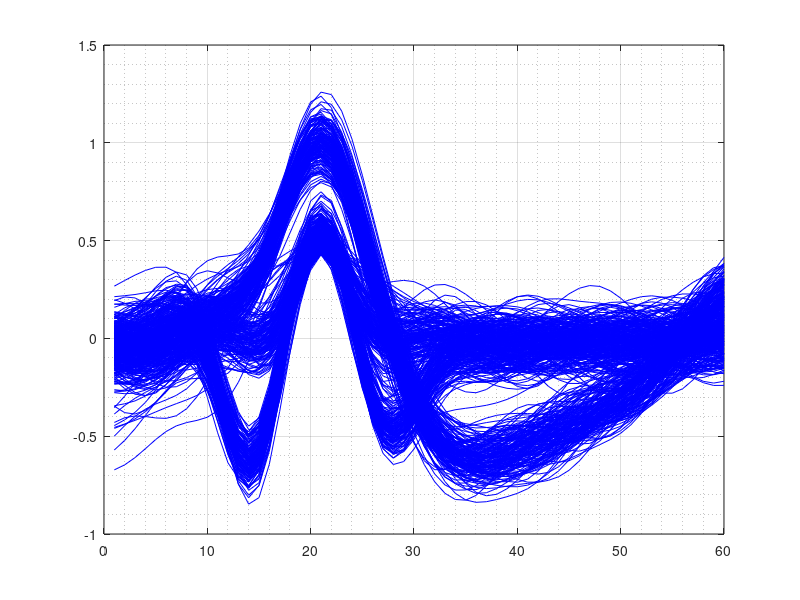

MATLAB code for this plot: (Note: this script raises an error after producing the figure.)
clc
clear 
close all
%% ========================================================================
%  Author          : Mohammad Norizadeh Cherloo
%  Website         : https://onlinebme.com/
%  GitHub          : https://github.com/Mohammad-Norizadeh-Cherloo
%  Google Scholar  : https://scholar.google.com/citations?user=fIKpYm8AAAAJ
%  
%  Project         : Neural Spike Sorting
%  Algorithm       : K-Means Clustering – from scratch
%  
%  Description     : Application of K-Means for clustering action potential 
%                    waveforms (spikes) directly in the original 
%                    high-dimensional space (length 60).
%                    Part of the comprehensive Pattern Recognition & 
%                    Machine Learning course.
%  
%  Full video course (theory + equations + step-by-step implementation):
%  https://onlinebme.com/product/pattern-season08-clustering/
%  https://onlinebme.com/product-category/machine-learning
%  
%  For the complete mathematical background and video explanations, 
%  please visit OnlineBME.
%% ========================================================================
load Spikes
figure
plot(Spikes,'b','linewidth',0.1)
hold on
grid on
grid minor
%%  clustering spikes, spike sorting 
k=3;
Nepoch=50;
% data= Spikes;
[labels,centers] = mykmeans(Spikes,k,Nepoch);
%%
indx1= find(labels==1);
indx2= find(labels==2);
indx3= find(labels==3);
figure
subplot(2,3,[1 3])
plot(Spikes,'k','linewidth',0.1)
grid on
grid minor

subplot(2,3,4)
plot(Spikes(:,indx1),'b','linewidth',0.1)
grid on
grid minor
hold on
plot(centers(:,1),'k','linewidth',3)


subplot(2,3,5)
plot(Spikes(:,indx2),'r','linewidth',0.1)
grid on
grid minor
hold on
plot(centers(:,2),'k','linewidth',3)

subplot(2,3,6)
plot(Spikes(:,indx3),'g','linewidth',0.1)
grid on
grid minor
hold on
plot(centers(:,3),'k','linewidth',3)
